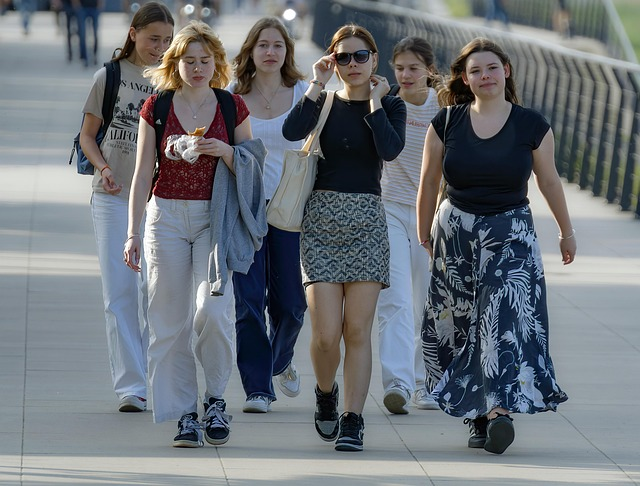
#> input picture capitulo3/faces.jpg, 640 x 486 px
$ python detector_facial_1.py
#> lines starting #> are read from the running program, lines starting #| are printed output that depends on the picture; after the words box and inside, x2 and y2 are one past the last pixel; in counts of white or black regions, pixels touching at a corner belong together
### capitulo3/utilidades.py
#------------------------------------------------------------------
# FUNCIONES UTILITARIAS
#------------------------------------------------------------------
import cv2

def dibujar_rostros(imagen,rostros,nombre_archivo):
    image_with_boxes = imagen.copy()
    for i, (x, y, w, h) in enumerate(rostros):
        # Dibujar rectángulo verde alrededor del rostro
        cv2.rectangle(image_with_boxes, (x, y), (x+w, y+h), (0, 255, 0), 2)

        # Dibujar fondo para el texto
        cv2.rectangle(image_with_boxes, (x, y-25), (x+60, y), (0, 255, 0), -1)

        # Añadir etiqueta con número de rostro
        cv2.putText(image_with_boxes, f'# {i+1}', (x, y-5),
                   cv2.FONT_HERSHEY_SIMPLEX, 0.6, (0, 0, 0), 2)

    cv2.imwrite(nombre_archivo, image_with_boxes)


### capitulo3/detector_facial_1.py
#!/usr/bin/env python3

#--------------------------------------------------------------------------------------------------
# IMPORTAMOS LAS LIBRERIAS NECESARIAS
#--------------------------------------------------------------------------------------------------
#importamos OpenCV. Además de todas las funcionalidades de vision por computadora
#OpenCV cuenta con el modelo de Haar Cascades para la detección de rostros
import cv2

#importamos sys que es el paquete que nos permite interactuar con el sistema operativo
import sys

#importamos algunas funciones utilitarias que por claridad del codigo fueron agrupadas en otro archivo
#y no tienen que ver con el proceso de detección
from utilidades import *


#--------------------------------------------------------------------------------------------------
# COMIENZO DEL PROCESAMIENTO
#--------------------------------------------------------------------------------------------------
#Creamos un objeto clasificador que utiliza el algoritmo Haar Cascade para detección de objetos
#Argumento: haarcascade_frontalface_default.xml es el modelo pre-entrenado para rostros frontales

detector = cv2.CascadeClassifier('haarcascade_frontalface_default.xml')

#Utilizamos la libreria OpenCV para leer imagen de un archivo
imagen = cv2.imread('faces.jpg')
#> imagen is the input picture: shape (486, 640, 3); mean B, G, R 121.6, 115.8, 110.1

#La detección por haar cascades solamente trabaja en escala de grises
#Utilizamos la conversión de OpenCV para hacer el trabajo:
imagen_gris = cv2.cvtColor(imagen, cv2.COLOR_BGR2GRAY)
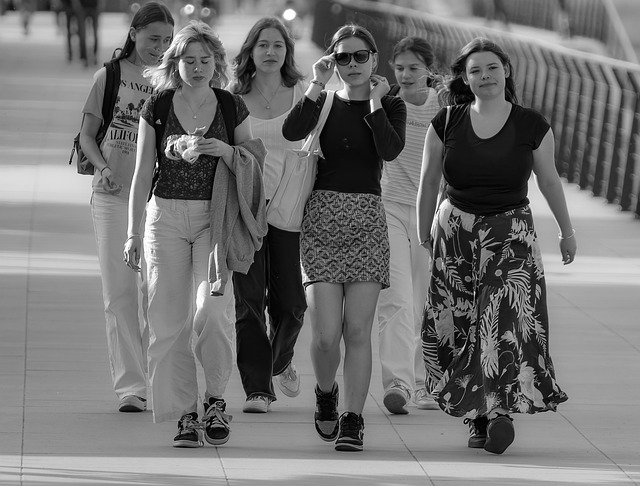
#> imagen_gris: shape (486, 640); min 0, max 255, mean 114.7

#--------------------------------------------
# AQUI SE HACE REALMENTE LA DETECCIÓN FACIAL:
#--------------------------------------------
# detectMultiScale() es el método principal para realizar detecciones con clasificadores Haar Cascade.
# Su función es encontrar objetos en una imagen a diferentes escalas.
# Devuelve una lista de detecciones, puede ser una lista vacía si no hay detecciones o una lista de
# con formato: [[x0,y0,w0,h0],...,[xn,yn,wn,hn]] para n rostros detectados donde
# xi es la coordenada x del rostro i en pxs
# yi es la coordenada y del rostro i en pxs
# wi y hi son ancho y alto en pxs del rostro (este clasificador considera que los rostros son cuadrados es decir wi = hi para todos los rostros)

rostros = detector.detectMultiScale(imagen_gris)
#> rostros = [[248, 28, 45, 45], [177, 45, 43, 43], [386, 52, 42, 42], [461, 50, 49, 49], [326, 38, 53, 53]]

#Imprimimos los resultados en pantalla
print("----------------------------------------------------------------------")
print(f"Se han detectado {len(rostros)} rostros en la imagen proporcionada")
#| Se han detectado 5 rostros en la imagen proporcionada
print("----------------------------------------------------------------------")

print("Coordenadas y dimensiones de los rostros en px:")

n=1
for (x, y, w, h) in rostros:
    print(f"Imagen {n}: X:{x}, Y:{y}, W:{w}")
    n+=1
#> this loop made 5 passes
#| Imagen 1: X:248, Y:28, W:45
#| Imagen 2: X:177, Y:45, W:43
#| Imagen 3: X:386, Y:52, W:42
#| Imagen 4: X:461, Y:50, W:49
#| Imagen 5: X:326, Y:38, W:53
#> after the loop, n = 6

dibujar_rostros(imagen,rostros,"caras_detectadas.jpg")
#> the loop in dibujar_rostros, `for i, (x, y, w, h) in enumerate(rostros):` made 5 passes
#> after the loop in dibujar_rostros, `for i, (x, y, w, h) in enumerate(rostros):`:
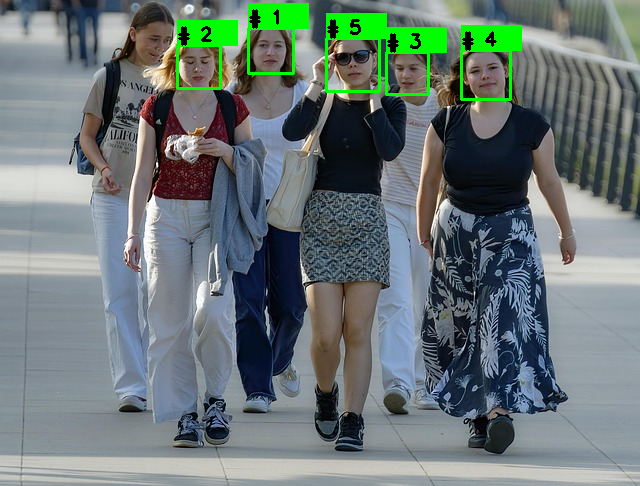
#> image_with_boxes: shape (486, 640, 3); 3.28% of pixels changed, all inside (x1, y1, x2, y2) = (176, 3, 522, 101)

$ run again, with test.jpg copied over capitulo3/faces.jpg
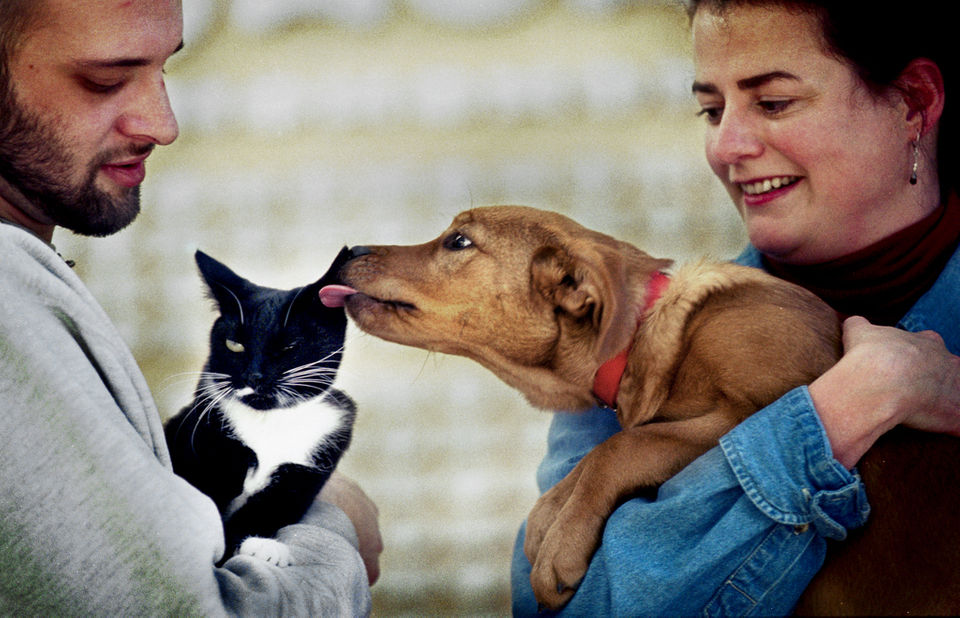
#> input picture test.jpg, 960 x 618 px
#> imagen is the input picture: shape (618, 960, 3); mean B, G, R 113.8, 121.3, 131.5
#> `imagen_gris = cv2.cvtColor(imagen, cv2.COLOR_BGR2GRAY)`:
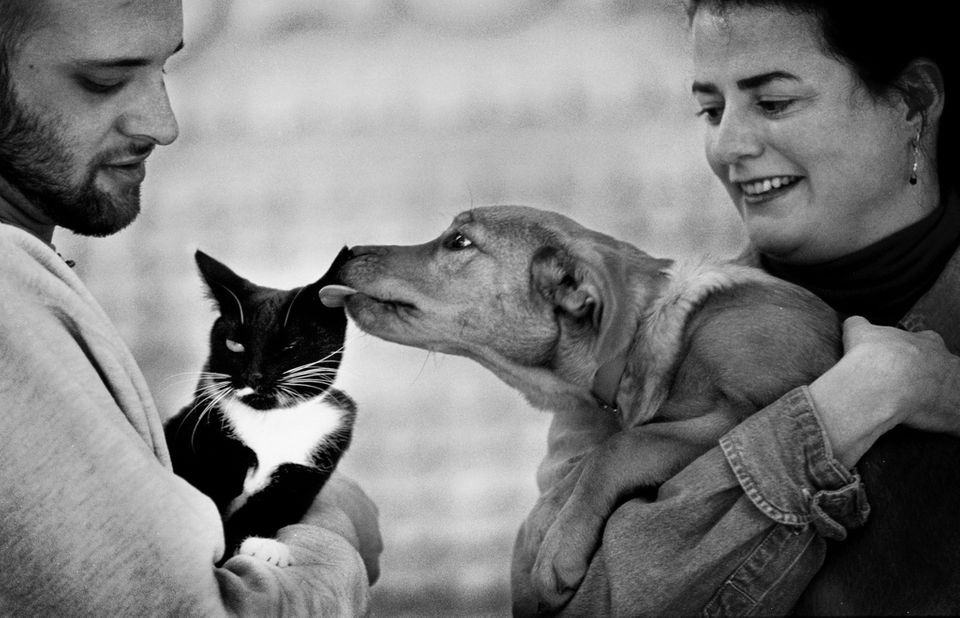
#> imagen_gris: shape (618, 960); min 0, max 255, mean 123.5
#> rostros = [[343, 410, 130, 130], [631, 14, 228, 228]]
#| Se han detectado 2 rostros en la imagen proporcionada
#> the loop `for (x, y, w, h) in rostros:` made 2 passes
#> (x, y, w, h, n) on passes 1 to 2: (343, 410, 130, 130, 2), (631, 14, 228, 228, 3)
#> (printed output is left out)
#> after the loop `for (x, y, w, h) in rostros:`: n = 3
#> the loop in dibujar_rostros, `for i, (x, y, w, h) in enumerate(rostros):` made 2 passes
#> after the loop in dibujar_rostros, `for i, (x, y, w, h) in enumerate(rostros):`:
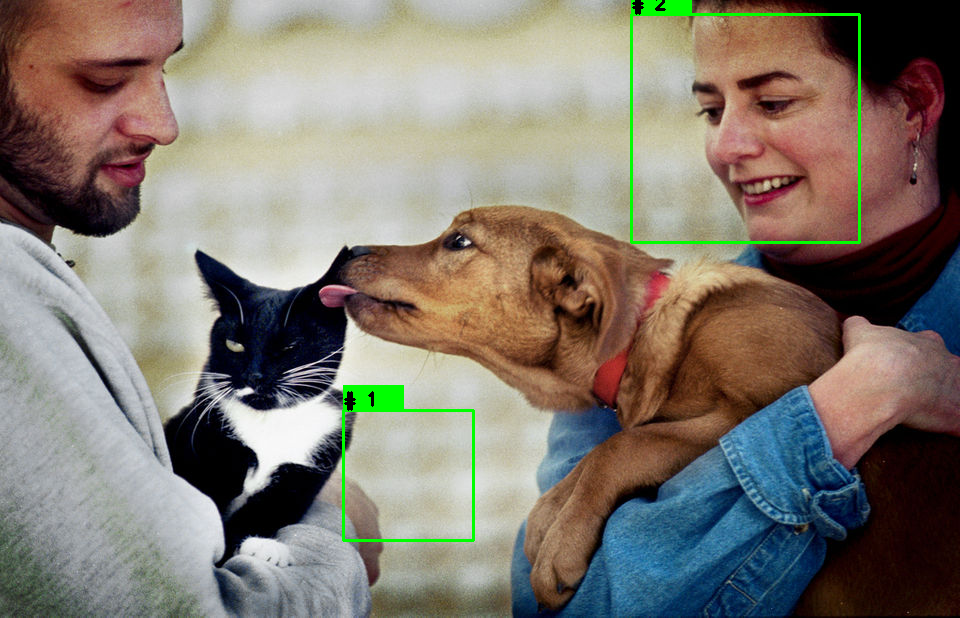
#> image_with_boxes: shape (618, 960, 3); 1.1% of pixels changed, all inside (x1, y1, x2, y2) = (342, 0, 861, 542)

$ run again, with personacaida2.webp saved as capitulo3/faces.jpg
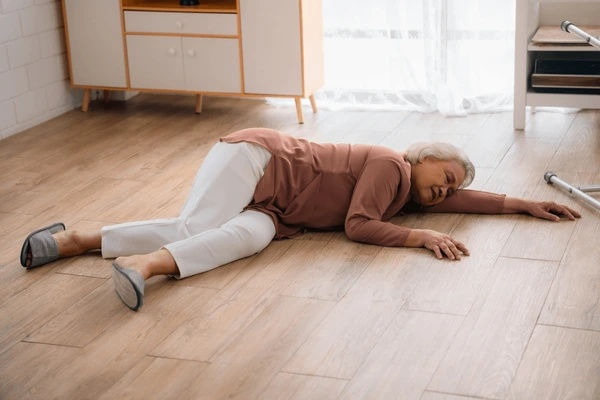
#> input picture personacaida2.webp, 600 x 400 px
#> imagen is the input picture: shape (400, 600, 3); mean B, G, R 151.7, 163.2, 184
#> `imagen_gris = cv2.cvtColor(imagen, cv2.COLOR_BGR2GRAY)`:
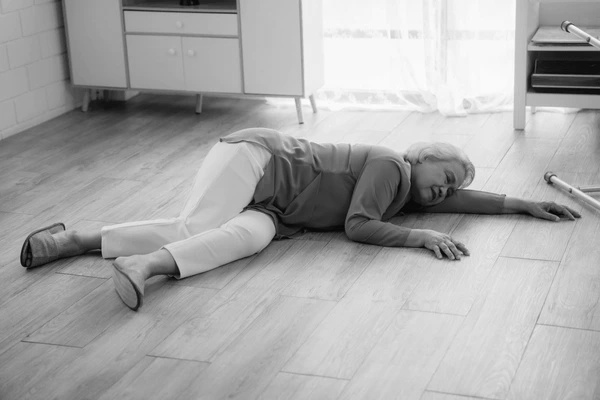
#> imagen_gris: shape (400, 600); min 2, max 254, mean 168.1
#> rostros = ()
#| Se han detectado 0 rostros en la imagen proporcionada
#> after the loop `for (x, y, w, h) in rostros:`: n = 1
